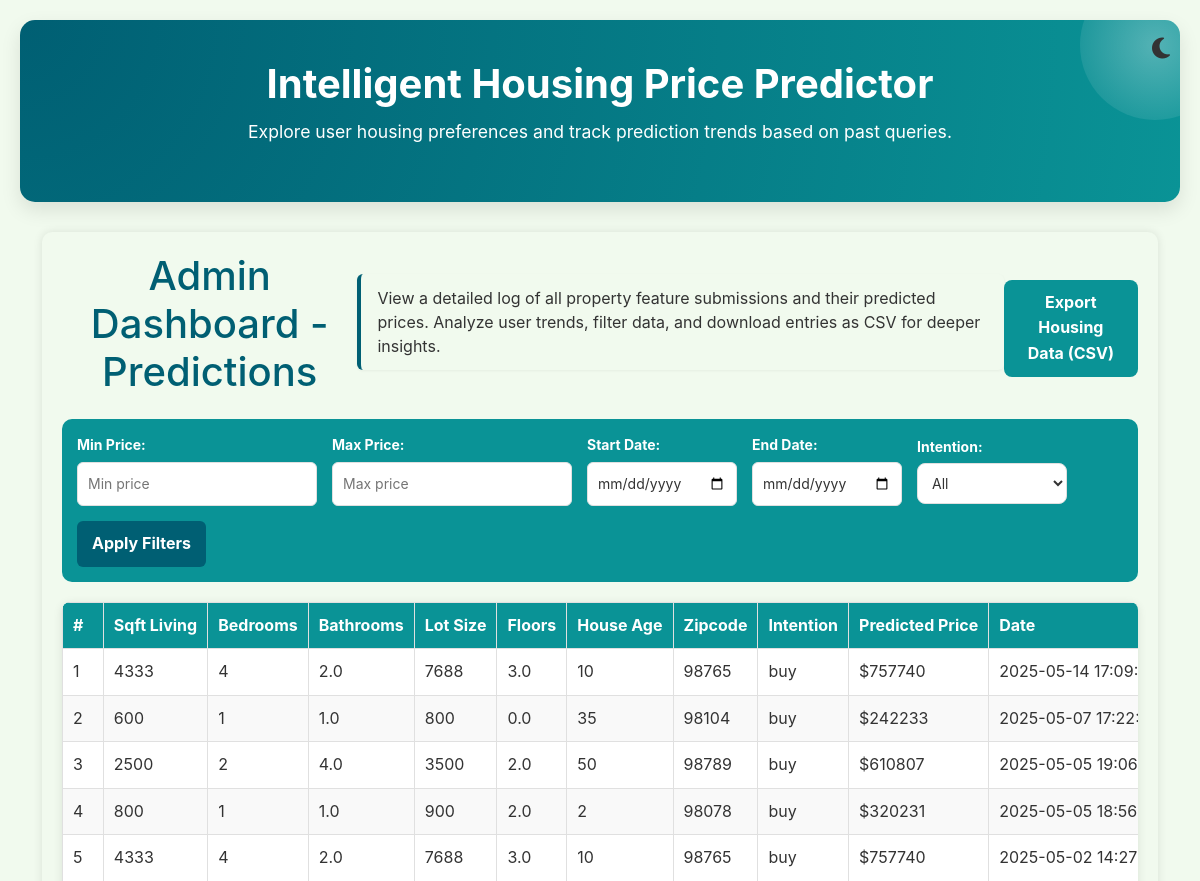
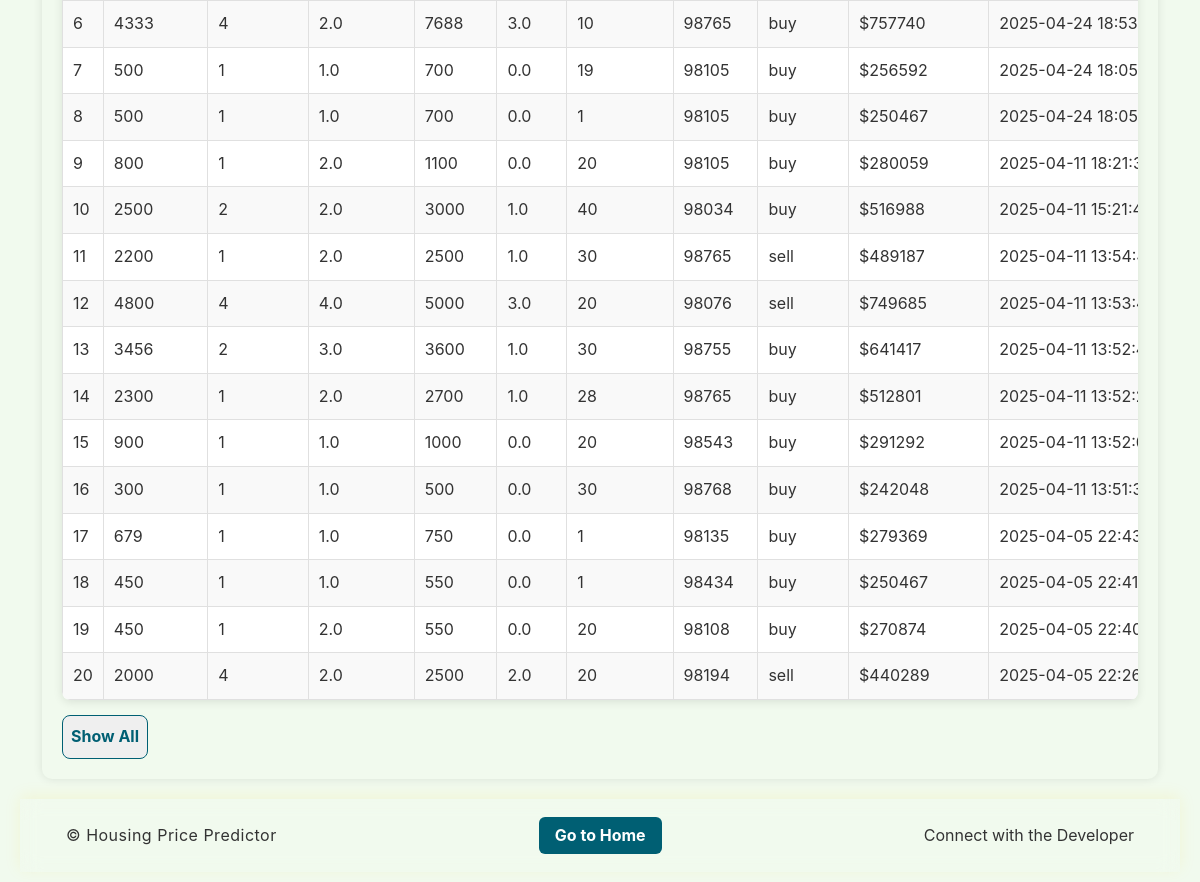
/admin, run on an earlier commit of the app's database (2 pictures, top to bottom).
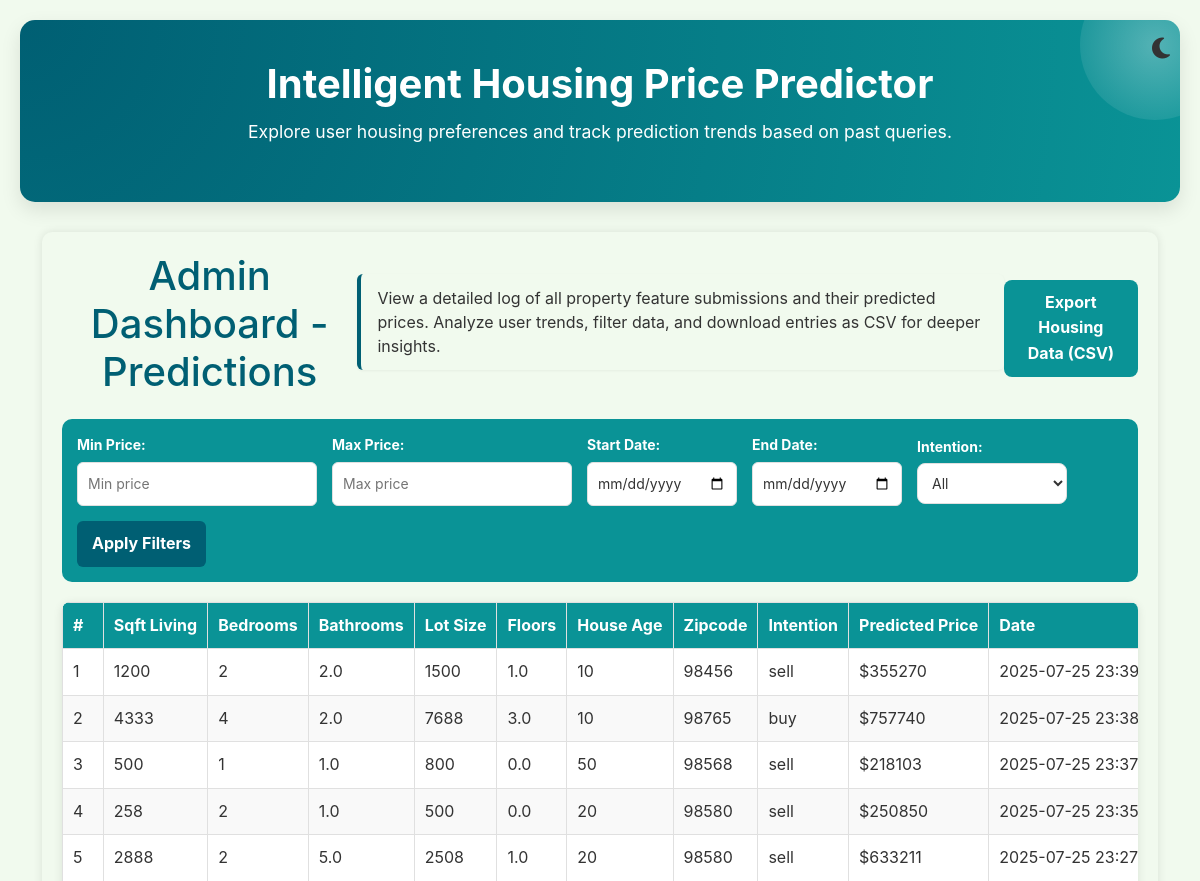
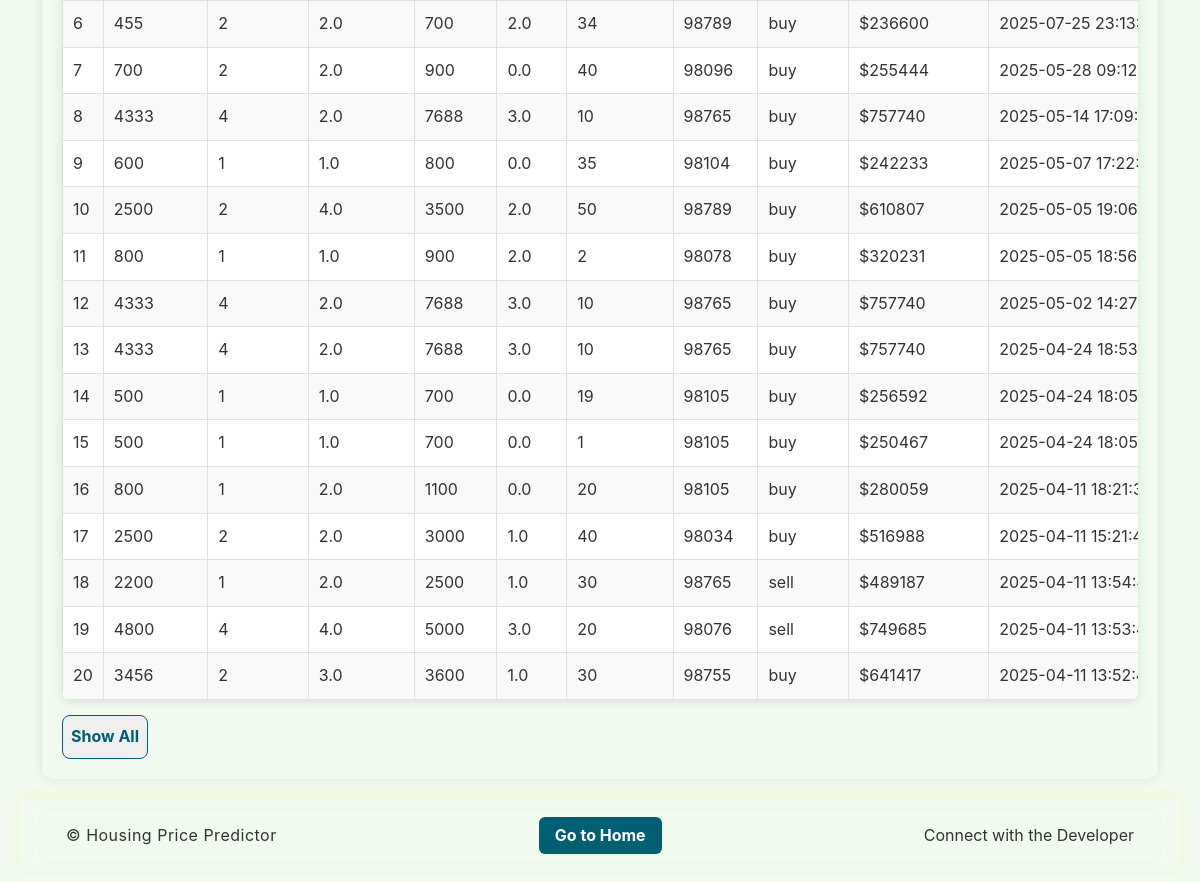
And on a later commit of the database (2 pictures, top to bottom).
### tables this page shows
CREATE TABLE queries (
                id INTEGER PRIMARY KEY AUTOINCREMENT,
                sqft_living INTEGER NOT NULL,
                no_of_bedrooms INTEGER NOT NULL,
                no_of_bathrooms REAL NOT NULL,
                sqft_lot INTEGER NOT NULL,
                no_of_floors REAL NOT NULL,
                house_age INTEGER NOT NULL,
                zipcode INTEGER NOT NULL,
                purpose TEXT NOT NULL,
                predicted_price REAL NOT NULL,
                timestamp TIMESTAMP DEFAULT CURRENT_TIMESTAMP  
            );

### app/routes.py (the view)
@app.route('/admin')
def admin_dashboard():
    try:
        predictions = get_all_queries()
        app.logger.debug(f"Fetched {len(predictions)} predictions for admin dashboard")
        return render_template('admin.html', predictions=predictions)
    except Exception as e:
        error_msg = f"Error fetching predictions: {str(e)}"
        app.logger.error(error_msg)
        flash(error_msg, "danger")
        return render_template('admin.html', predictions=[])

### app/database.py (called while the page is built)
def convert_to_nairobi(utc_timestamp):
    if utc_timestamp:
        try:
            utc_time = datetime.strptime(utc_timestamp, '%Y-%m-%d %H:%M:%S')
            utc_time = pytz.utc.localize(utc_time)
            nairobi_time = utc_time.astimezone(pytz.timezone('Africa/Nairobi'))
            return nairobi_time.strftime('%Y-%m-%d %H:%M:%S')
        except Exception as e:
            logging.error("Error converting time: %s", e)
            return utc_timestamp
    return None

### app/templates/admin.html (shortened to what this page needs)
{% extends 'layout.html' %}
{% block content %}
<div class="admin-container">
    <div class="header-section">
        <h1>Admin Dashboard - Predictions</h1>
        <p class="dashboard-description">
            View a detailed log of all property feature submissions and their predicted prices.
            Analyze user trends, filter data, and download entries as CSV for deeper insights.
        </p>
        <button id="downloadCSV" class="download-button">Export Housing Data (CSV)</button>
    </div>
<div class="filters">
    <div>
        <label for="minPrice">Min Price:</label>
        <input type="number" id="minPrice" placeholder="Min price">
    </div>
    <div>
        <label for="maxPrice">Max Price:</label>
        <input type="number" id="maxPrice" placeholder="Max price">
    </div>
    <div>
        <label for="startDate">Start Date:</label>
        <input type="date" id="startDate">
    </div>
    <div>
        <label for="endDate">End Date:</label>
        <input type="date" id="endDate">
    </div>
    <div>
        <label for="intention">Intention:</label>
        <select id="intention">
            <option value="">All</option>
        </select>
    </div>
    <button id="filterButton" class="button">Apply Filters</button>
</div>
<div class="table-container">
    <table class="admin-table">
        <thead>
            <tr>
                <th>#</th>
                <th>Sqft Living</th>
                <th>Bedrooms</th>
                <th>Bathrooms</th>
                <th>Lot Size</th>
                <th>Floors</th>
                <th>House Age</th>
                <th>Zipcode</th>
                <th>Intention</th>
                <th>Predicted Price</th>
                <th>Date</th>
            </tr>
        </thead>
        <tbody id="predictionsTable">
            {% for prediction in predictions %}
            <tr>
                <td>{{ loop.index }}</td>
                <td>{{ prediction[1] }}</td>
                <td>{{ prediction[2] }}</td>
                <td>{{ prediction[3] }}</td>
                <td>{{ prediction[4] }}</td>
                <td>{{ prediction[5] }}</td>
                <td>{{ prediction[6] }}</td>
                <td>{{ prediction[7] }}</td>
                <td>{{ prediction[8] }}</td>
                <td>${{ prediction[9] | int | string }}</td>
                <td>{{ prediction[10] }}</td>
            </tr>
            {% endfor %}
        </tbody>
    </table>
</div>
    <button id="toggleEntries" class="toggle-button">Show All</button>
</div>
{% endblock %}

What changed in the data, as far as the page shows it:
no longer on this page (row unchanged): queries: sqft_living "2300", no_of_bedrooms "1", no_of_bathrooms "2.0", sqft_lot "2700", no_of_floors "1.0", house_age "28", zipcode "98765", purpose "buy", predicted_price "512801", timestamp "2025-04-11…"
no longer on this page (row unchanged): queries: sqft_living "900", no_of_bedrooms "1", no_of_bathrooms "1.0", sqft_lot "1000", no_of_floors "0.0", house_age "20", zipcode "98543", purpose "buy", predicted_price "291292", timestamp "2025-04-11…"
no longer on this page (row unchanged): queries: sqft_living "300", no_of_bedrooms "1", no_of_bathrooms "1.0", sqft_lot "500", no_of_floors "0.0", house_age "30", zipcode "98768", purpose "buy", predicted_price "242048", timestamp "2025-04-11…"
no longer on this page (row unchanged): queries: sqft_living "679", no_of_bedrooms "1", no_of_bathrooms "1.0", sqft_lot "750", no_of_floors "0.0", house_age "1", zipcode "98135", purpose "buy", predicted_price "279369", timestamp "2025-04-05…"
no longer on this page (row unchanged): queries: sqft_living "450", no_of_bedrooms "1", no_of_bathrooms "1.0", sqft_lot "550", no_of_floors "0.0", house_age "1", zipcode "98434", purpose "buy", predicted_price "250467", timestamp "2025-04-05…"
no longer on this page (row unchanged): queries: sqft_living "450", no_of_bedrooms "1", no_of_bathrooms "2.0", sqft_lot "550", no_of_floors "0.0", house_age "20", zipcode "98108", purpose "buy", predicted_price "270874", timestamp "2025-04-05…"
no longer on this page (row unchanged): queries: sqft_living "2000", no_of_bedrooms "4", no_of_bathrooms "2.0", sqft_lot "2500", no_of_floors "2.0", house_age "20", zipcode "98194", purpose "sell", predicted_price "440289", timestamp "2025-04-05…"
added queries: sqft_living "1200", no_of_bedrooms "2", no_of_bathrooms "2.0", sqft_lot "1500", no_of_floors "1.0", house_age "10", zipcode "98456", purpose "sell", predicted_price "355270", timestamp "2025-07-25…"
added queries: sqft_living "4333", no_of_bedrooms "4", no_of_bathrooms "2.0", sqft_lot "7688", no_of_floors "3.0", house_age "10", zipcode "98765", purpose "buy", predicted_price "757740", timestamp "2025-07-25…"
added queries: sqft_living "500", no_of_bedrooms "1", no_of_bathrooms "1.0", sqft_lot "800", no_of_floors "0.0", house_age "50", zipcode "98568", purpose "sell", predicted_price "218103", timestamp "2025-07-25…"
added queries: sqft_living "258", no_of_bedrooms "2", no_of_bathrooms "1.0", sqft_lot "500", no_of_floors "0.0", house_age "20", zipcode "98580", purpose "sell", predicted_price "250850", timestamp "2025-07-25…"
added queries: sqft_living "2888", no_of_bedrooms "2", no_of_bathrooms "5.0", sqft_lot "2508", no_of_floors "1.0", house_age "20", zipcode "98580", purpose "sell", predicted_price "633211", timestamp "2025-07-25…"
added queries: sqft_living "455", no_of_bedrooms "2", no_of_bathrooms "2.0", sqft_lot "700", no_of_floors "2.0", house_age "34", zipcode "98789", purpose "buy", predicted_price "236600", timestamp "2025-07-25…"
added queries: sqft_living "700", no_of_bedrooms "2", no_of_bathrooms "2.0", sqft_lot "900", no_of_floors "0.0", house_age "40", zipcode "98096", purpose "buy", predicted_price "255444", timestamp "2025-05-28…"
